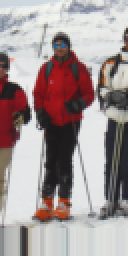
#> input picture DATAIMAGE/positive/crop001007f.png, 64 x 128 px (shown 2 times larger); its folder holds 4 pictures in this run
$ python training_SVM.py
#> lines starting #> are read from the running program, lines starting #| are printed output that depends on the picture
from skimage.feature import hog
#from skimage.io import imread
import joblib,glob,os,cv2

from sklearn.svm import LinearSVC
from sklearn.model_selection import GridSearchCV, train_test_split
from sklearn import svm, metrics
import numpy as np
from sklearn.preprocessing import LabelEncoder

train_data = []
train_labels = []
pos_im_path = 'DATAIMAGE/positive/'
neg_im_path = 'DATAIMAGE/negative/'
hard_im_path = 'DATAIMAGE/hard_negative/'
model_path = 'models/models.dat'
# Load the positive features
for filename in glob.glob(os.path.join(pos_im_path,"*.png")):
    fd = cv2.imread(filename,0)
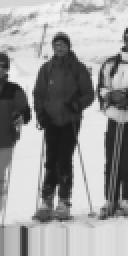
#> fd: shape (128, 64) (shown 2 times larger); min 25, max 243, mean 153.9
    fd = cv2.resize(fd,(64,128))
    fd = hog(fd,block_norm='L2',orientations=9,pixels_per_cell=(8,8),visualize=False,cells_per_block=(2,2))
#> fd = 3780 values, max 0.946 at index 3303, min 0 at index 17, mean 0.0973
    train_data.append(fd)
    train_labels.append(1)
#> pass 2 of the loop `for filename in glob.glob(os.path.join(pos_im_path,"*.png")):`:
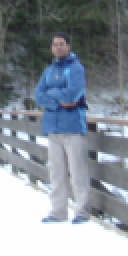
#> input picture DATAIMAGE/positive/crop001009b.png, 64 x 128 px (shown 2 times larger)
#> `fd = cv2.imread(filename,0)`:
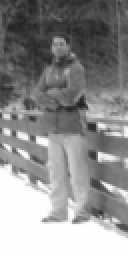
#> fd: shape (128, 64) (shown 2 times larger); min 32, max 254, mean 141.4
#> `fd = hog(fd,block_norm='L2',orientations=9,pixels_per_cell=(8,8),visua..`: fd = 3780 values, max 0.918 at index 3676, min 0 at index 822, mean 0.118
#> pass 3 of the loop `for filename in glob.glob(os.path.join(pos_im_path,"*.png")):`:
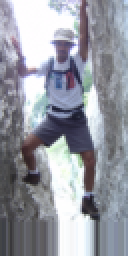
#> input picture DATAIMAGE/positive/crop001019b.png, 64 x 128 px (shown 2 times larger)
#> `fd = cv2.imread(filename,0)`:
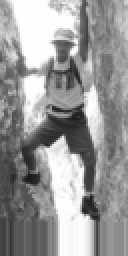
#> fd: shape (128, 64) (shown 2 times larger); min 25, max 254, mean 152.2
#> `fd = hog(fd,block_norm='L2',orientations=9,pixels_per_cell=(8,8),visua..`: fd = 3780 values, max 0.905 at index 314, min 0 at index 2, mean 0.109
#> the loop made 4 passes; the first 3 are shown

len1 = len(train_data)

# Load the negative features
for filename in glob.glob(os.path.join(neg_im_path,"*.jpg")):
    fd = cv2.imread(filename,0)
    fd = cv2.resize(fd,(64,128))
    fd = hog(fd,block_norm='L2',orientations=9,pixels_per_cell=(8,8),visualize=False,cells_per_block=(2,2))
    train_data.append(fd)
    train_labels.append(0)

# Load the negative features
for filename in glob.glob(os.path.join(hard_im_path,"*.jpg")):
    fd = cv2.imread(filename,0)
    fd = cv2.resize(fd,(64,128))
    fd = hog(fd,block_norm='L2',orientations=9,pixels_per_cell=(8,8),visualize=False,cells_per_block=(2,2))
    train_data.append(fd)
    train_labels.append(0)

len2 = len(train_data) - len1


train_data = np.float32(train_data)
train_labels = np.array(train_labels)

print('Data Prepared........')
print(f" positive samples:{len1}")
print(f" negative samples:{len2}")
print('Train Data:',len(train_data))
print('Train Labels (1,0)',len(train_labels))
print("""
Classification with SVM

""")


#model = LinearSVC(max_iter=10000,  tol=0.00000001)
model = LinearSVC(C=0.03, max_iter=4000, dual=False, tol=0.0000000001)
print('Training...... Support Vector Machine')
#> (the run stopped early here; a loop or call above may not have finished)
